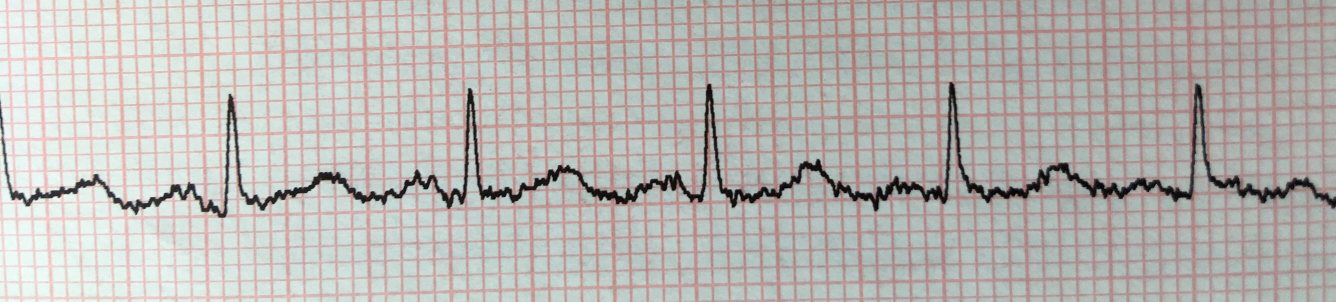
#> input picture ecgFolder/IMG_0904C.jpg, 4008 x 904 px (shown at 1/3 size); its folder holds only this picture in this run
$ python ecgImage.py
#> lines starting #> are read from the running program, lines starting #| are printed output that depends on the picture; after the words box and inside, x2 and y2 are one past the last pixel; in counts of white or black regions, pixels touching at a corner belong together
import os
import glob
import cv2
import numpy as np
import scipy.signal as signal
import scipy.io as sio
from pdf2image import convert_from_path
from matplotlib import pyplot as plt
# plt.switch_backend('MacOSX')


# ---------------------------------------------------------------------------------------
# Funciones Auxiliares
# ---------------------------------------------------------------------------------------
def indices(a, func):
    return [i for (i, val) in enumerate(a) if func(val)]


def imadjust(image, gamma=1.0):
    lookUpTable = np.empty((1, 256), np.uint8)
    for i in range(256):
        lookUpTable[0, i] = np.clip(pow(i / 255.0, gamma) * 255.0, 0, 255)
    return cv2.LUT(image, lookUpTable)


def ResizeWithAspectRatio(image, width=None, height=None, inter=cv2.INTER_AREA):
    dim = None
    (h, w) = image.shape[:2]

    if width is None and height is None:
        return image
    if width is None:
        r = height / float(h)
        dim = (int(w * r), height)
    else:
        r = width / float(w)
        dim = (width, int(h * r))

    return cv2.resize(image, dim, interpolation=inter)


def displayImage(image):
    cv2.namedWindow("output", cv2.WINDOW_NORMAL)        # Create window with freedom of dimensions
    resize = ResizeWithAspectRatio(image, width=1280)  # Resize by width OR
    # resize = ResizeWithAspectRatio(image, height=1280) # Resize by height
    cv2.imshow('resize', resize)
    cv2.waitKey(0)  # Display the image infinitely until any keypressq113' # hit q to exit
    return

# ---------------------------------------------------------------------------------------
# Funciones Principales
# ---------------------------------------------------------------------------------------
def estimacion_periodo_muestreo(imagen, sondeos=5):
    # entrada: imagen , numero lineas para sondear
    # salida: periodo de muestreo estimado
    # funcion:calculo de Ts buscando numero de pixeles en cada cuadr�culo y
    # considerando 0.04 segundos por cuadricula
    nfila, ncol = imagen.shape
    lineas = np.floor(np.random.rand(sondeos)*nfila/2).astype(int)
    periodo = []
    for cont_periodo in np.arange(sondeos):
        linea = imagen[lineas[cont_periodo], :]
        locs, _ = signal.find_peaks(linea, prominence=[0.1])
        # figure(30);findpeaks(linea,'MinPeakProminence',0.1)
        dif_locs = np.diff(locs)
        # dif_locs_ord=sort(dif_locs)
        media_dif = np.mean(dif_locs)
        desv = np.std(dif_locs)
        umbral_periodo = desv/4.
        periodos_validos = dif_locs[np.abs(dif_locs-media_dif) < umbral_periodo]
        if len(periodos_validos) > 0:
            periodo.append(np.mean(periodos_validos))

    periodo_medio = np.mean(periodo)
    Ts = 0.04/periodo_medio
    return Ts


def imagen2vector(imagen):
    # entrada: imagen con ecg
    # salida: vector con ecg
    # funcion: obtener para el vector ecg de la imagen
    # para cada columna de la imagen (instante de tiempo) calcular que valor de
    # amplitud (posicion media de pixeles activos)
    nfila, ncol = imagen.shape
    ecg = np.zeros(ncol)
    ecg[0] = 0  # eliminar, caso primer pixel.
    for cont in np.arange(1, ncol):
        vector = imagen[:, cont]
        inds = indices(vector, lambda x: x == 255)
        if len(inds) > 0:
            mediana_indices = np.median(inds)
            ecg[cont] = mediana_indices
        else:
            ecg[cont] = ecg[cont-1]

    ecg[0] = ecg[1]  # eliminar caso primer pixel
    ecg = nfila-ecg    # ajustar origen de coordenadas

    # MEJORAS: CONSIDERAR TROZOS EN VEZ DE COLUMNAS AISLADAS
    # POST-PROCESAR Y ELIMINAR POCA CONTINUIDAD.
    # PICOS DERIVADA
    out = np.zeros((len(ecg), 1))
    out[:,0] = ecg
    return out


def elimina_region(imagen, min_area=30):
    # find all your connected components (white blobs in your image)
    nb_components, output, stats, centroids = cv2.connectedComponentsWithStats(imagen, connectivity=8)
    # connectedComponentswithStats yields every separated component with information on each of them,
    # such as size the following part is just taking out the background which is also considered a
    # component, but most of the time we don't want that.
    sizes = stats[1:, -1]
    nb_components = nb_components - 1

    # minimum size of particles we want to keep (number of pixels)
    img2 = np.zeros((output.shape))
    # for every component in the image, you keep it only if it's above min_size
    for i in range(0, nb_components):
        if sizes[i] >= min_area:
            img2[output == i + 1] = 255
    return img2


def ECG_image_values(file, draw=False):
#> called with file = 'ecgFolder/IMG_0904C.jpg', draw = False
    _, extension = os.path.splitext(file)
    if extension == '.pdf':
        img = np.asarray(convert_from_path(file)[1])
        img = cv2.bitwise_not(cv2.cvtColor(np.array(img), cv2.COLOR_BGR2GRAY))
        img[1304:1321, 196:212] = 0  # Borro II
        img = ResizeWithAspectRatio(img[1235:1480, 157:2123], height=800)
    else:
        img = cv2.bitwise_not(cv2.imread(file, cv2.IMREAD_GRAYSCALE))
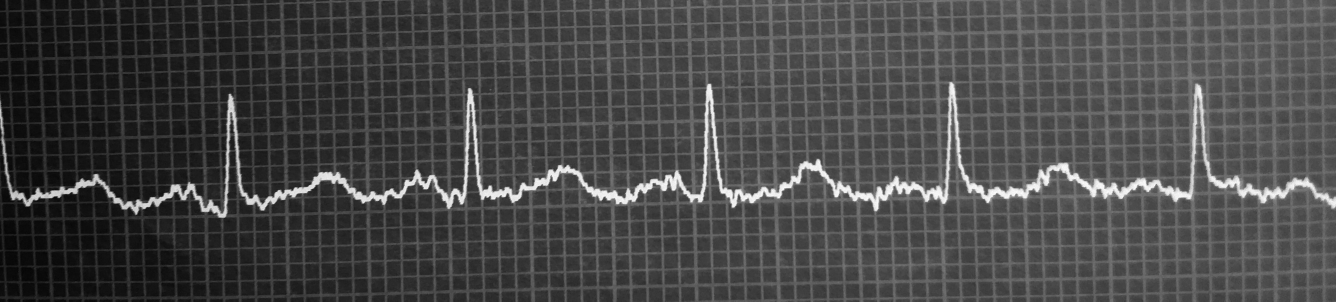
#> img: shape (904, 4008) (shown at 1/3 size); min 0, max 255, mean 72.7
        img = ResizeWithAspectRatio(img, height=600)
    # plt.plot(np.mean(img[:100, :], axis=0))

    # CALCULO DE PERIODO DE MUESTREO.DISTANCIA CUADRICULAS
    kernel = np.ones((100, 1), np.uint8)  # note this is a horizontal kernel
    d_im = cv2.dilate(img[:100, :], kernel, iterations=1)
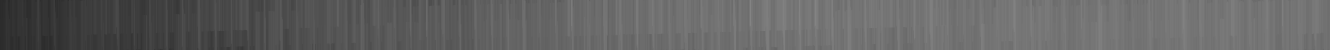
#> d_im: shape (100, 2660) (shown at 1/2 size); min 41, max 132, mean 98.6
    e_im = cv2.erode(d_im, kernel, iterations=1)
    # --- Metodo Raul ---
    # Ts = estimacion_periodo_muestreo(e_im/255., sondeos=5)
    # --- Metodo Mediana ---
    # e_im = img[:100,:]
    locs, _ = signal.find_peaks(np.median(e_im/255., axis=0), prominence=[0.05])
#> locs = 51 values from 77 to 2599
    # plt.plot(np.median(e_im / 255., axis=0))
    # plt.stem(locs, np.median(e_im / 255., axis=0)[locs], markerfmt='rx')
    dif_locs = np.diff(locs)
#> dif_locs = 50 values, max 170 at index 45, min 2 at index 36, mean 50.44
    periodo = np.median(dif_locs)
#> periodo = 33.5
    Ts = 0.04 / periodo
#> Ts = 0.00119

    # AJUSTE NO LINEAL DE CONTRASTE
    im_gray_ad = imadjust(img, gamma=2)
#> in imadjust, `return cv2.LUT(image, lookUpTable)`:
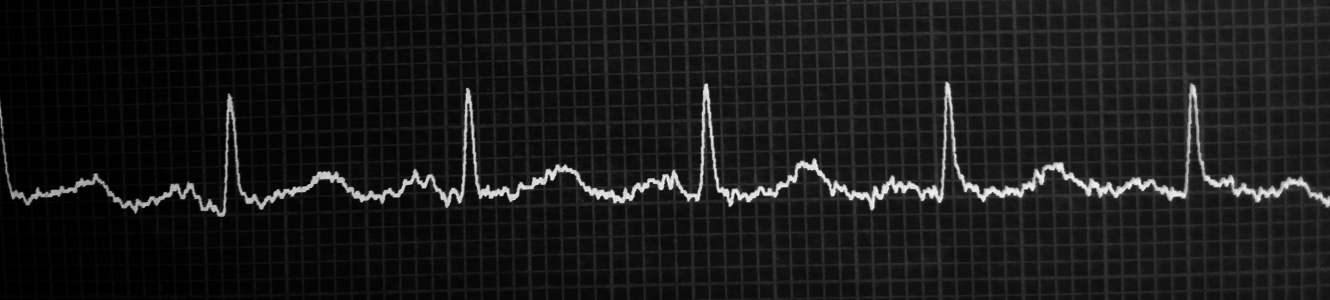
#> returned value: shape (600, 2660) (shown at 1/2 size); min 0, max 253, mean 25.7

    # BINARIZACION POR BLOQUES
    blur = cv2.GaussianBlur(im_gray_ad, (5, 5), 0)
    _, im_bw = cv2.threshold(blur, 0, 255, cv2.THRESH_BINARY + cv2.THRESH_OTSU)
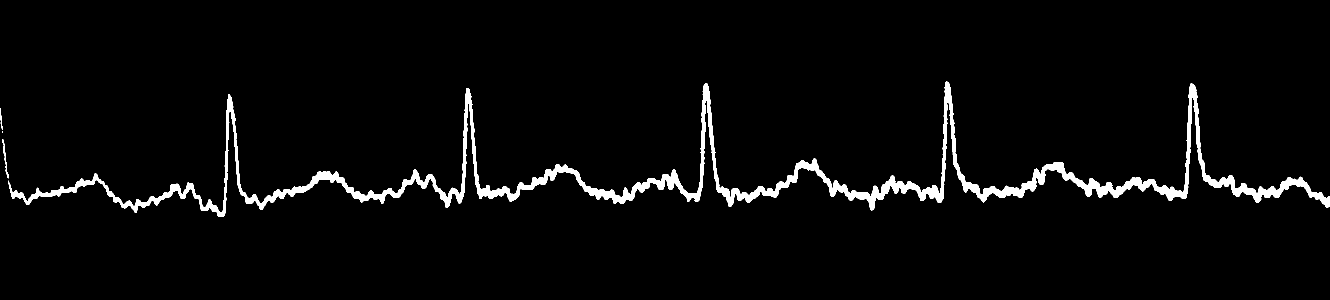
#> im_bw: shape (600, 2660) (shown at 1/2 size); 3.3% white; 4 white regions (1 under 20 px), largest, box (x1, y1, x2, y2) and area: (16, 163, 2660, 433) 52449, (4, 278, 17, 357) 188, (0, 216, 6, 259) 105

    # PROCESAMIENTO MORFOLOGICO OPENINIG
    kernel = np.array([[0, 0, 1, 0, 0],
                       [0, 1, 1, 1, 0],
                       [1, 1, 1, 1, 1],
                       [0, 1, 1, 1, 0],
                       [0, 0, 1, 0, 0]], dtype=np.uint8)  # DIAMOND KERNEL
    opening = cv2.morphologyEx(im_bw, cv2.MORPH_OPEN, kernel)
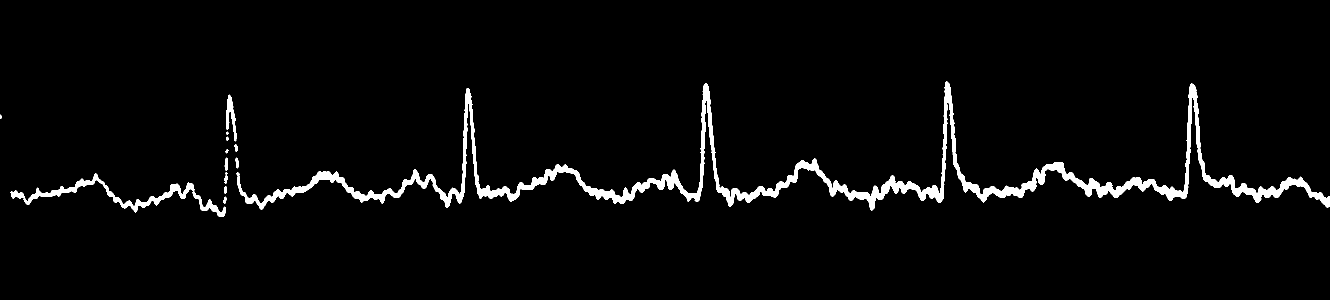
#> opening: shape (600, 2660) (shown at 1/2 size); 3.2% white; 13 white regions, largest, box (x1, y1, x2, y2) and area: (473, 163, 2660, 421) 45050, (21, 347, 452, 433) 5080, (452, 189, 473, 283) 837

    # PROCESAMIENTO MORFOLOGICO. ELIMINACION AREAS PEQUENAS
    clean_img = elimina_region(opening, min_area=20)
#> in elimina_region, `nb_components, output, stats, centroids = cv2.connectedComponentsWithS..`:
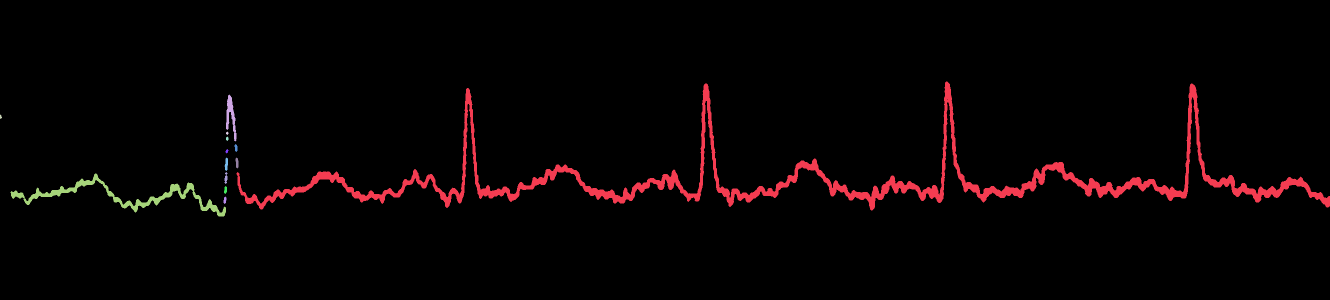
#> output: shape (600, 2660) int32 (shown at 1/2 size); 14 distinct labels, from 0 to 13; one colour per label, 0 black
#> in elimina_region, `nb_components, output, stats, centroids = cv2.connectedComponentsWithS..`: nb_components = 14; stats = 14 rows, first 6: [0, 0, 2660, 600, 1544391], [473, 163, 2187, 258, 45050], [452, 189, 21, 94, 837], [0, 229, 4, 9, 24], [452, 263, 5, 7, 23], [452, 273, 5, 9, 33]; centroids = 14 rows, first 8: [1325.5, 297.7], [1617.3, 351.1], [461.4, 231], [1.08, 233.2], [454, 266], [454, 277], [471.7, 295.4], [453.4, 302]
#> in elimina_region, `sizes = stats[1:, -1]`: sizes = [45050, 837, 24, 23, 33, 70, 33, 128, 100, 96, 5080, 71, 64]
#> in elimina_region, `nb_components = nb_components - 1`: nb_components = 13

    # CONVERSION IMAGEN A VECTOR
    ecg = imagen2vector(clean_img)
#> the loop in imagen2vector, `for cont in np.arange(1, ncol):` made 2659 passes
#> (inds, mediana_indices) on passes 1, 2, 3, 21, 22, 23, 31, 32, 33, 34: ([230, 231, 232, 233, 234, 235, 236, 237], 233.5), ([231, 232, 233, 234, 235, 236], 233.5), ([234, 235], 234.5), ([384, 385], 384.5), ([383, 384, 385, 386, 387, 388, 389, 390, 391], 387), ([382, 383, 384, 385, 386, 387, 388, 389, 390, 391, 392, 393], 387.5), ([381, 382, 383, 384, 385, 386, 387, 388, 389, 390, 391, 392], 386.5), ([381, 382, 383, 384, 385, 386, 387, 388, 389, 390, 391, 392], 386.5), ([382, 383, 384, 385, 386, 387, 388, 389, 390, 391, 392, 393], 387.5), ([383, 384, 385, 386, 387, 388, 389, 390, 391, 392, 393], 388)
#> mediana_indices on passes 24 to 29: 389, 390, 390.5, 390, 389, 388
#> after the loop in imagen2vector, `for cont in np.arange(1, ncol):`: ecg = 2660 values, max 428.5 at index 439, min 0 at index 0, mean 370.1
#> in imagen2vector, `ecg = nfila-ecg`: ecg = 2660 values, max 419.5 at index 2384, min 171.5 at index 439, mean 229.8
#> in imagen2vector, `out = np.zeros((len(ecg), 1))`: out = 2660 values from 0 to 0
    if draw:
        t = np.arange(0, len(ecg) * Ts, Ts)[:len(ecg)]
        fig, axs = plt.subplots(4)
        fig.suptitle('Ts ' + '{0:.4f}'.format(Ts) + ' - Procesado de ECG para image: ' + os.path.basename(file))
        axs[0].imshow(img, cmap='Greys')
        axs[1].imshow(e_im, cmap='Greys')
        axs[1].stem(locs, 50*np.ones(len(locs)), markerfmt='rx')
        axs[2].imshow(clean_img, cmap='Greys')
        axs[3].plot(t, ecg)
        axs[3].set_xlim([0, np.max(t)])
        plt.show()

    return ecg, Ts


# MAIN FUNCTION
if __name__ == "__main__":
    # in_path ='/home/ecgtovector/input/'
    in_path = 'ecgFolder/'
    #in_path = './ECG-Elda/'

    print('Processing ecgtovector')
    types = (in_path + '*.jpg', in_path + '*.pdf')  # the tuple of file types
    files_grabbed = []
    for files in types:
        files_grabbed.extend(glob.glob(files))

    for file in files_grabbed:
        print('Procesing File: ' + file)

        ecg, Ts = ECG_image_values(file, draw=False)
#> Ts = 0.00119
        adict = {}
        adict['ecg'] = ecg
        adict['Ts'] = Ts
        filename, file_extension = os.path.splitext(file)
        sio.savemat(filename + '_python_ecg.mat', adict)
